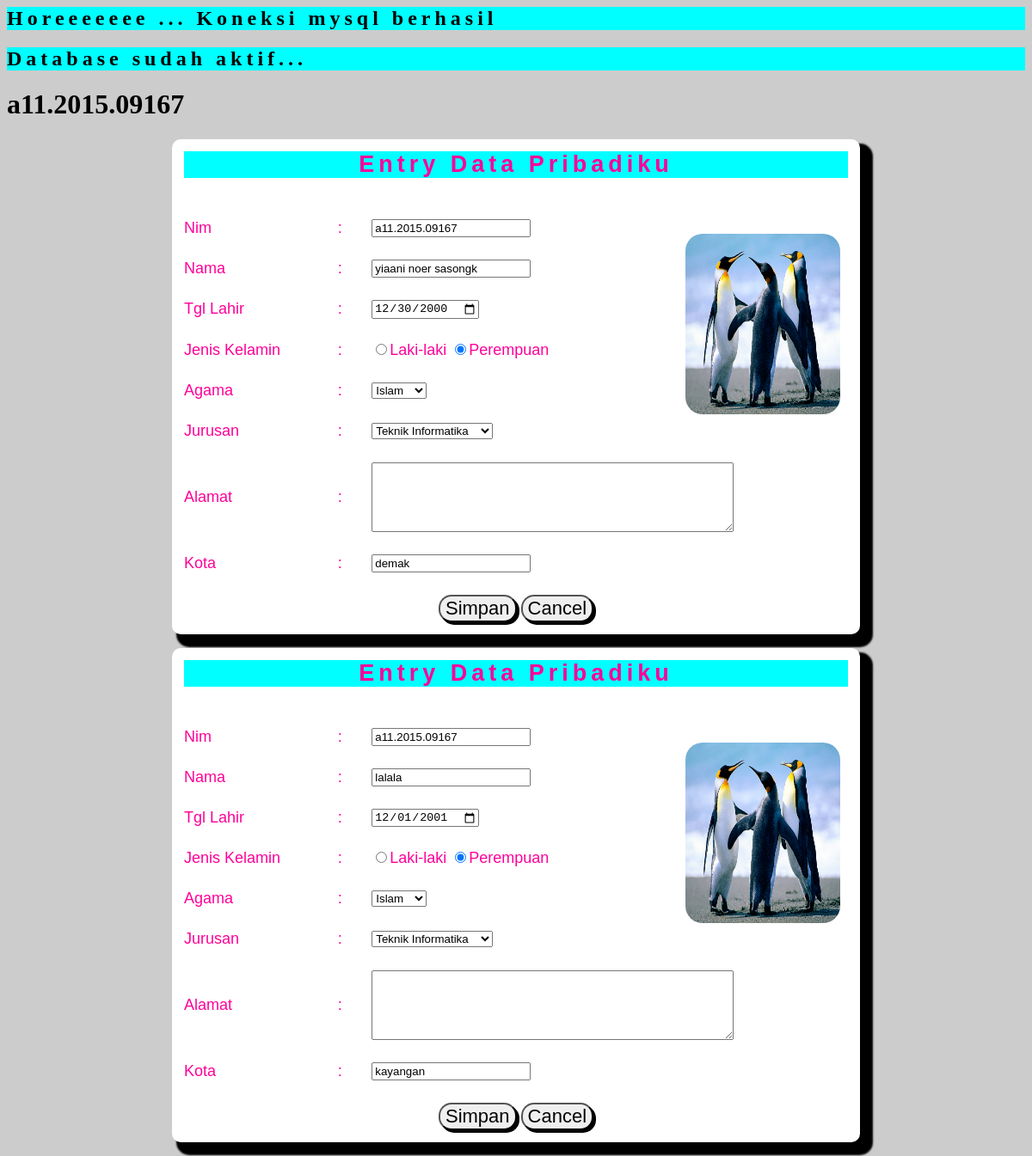
The app's page /tugas/pbw_datadiri2/koreksi.php?knim=a11.2015.09167 with its own data.
### tables this page shows
CREATE TABLE IF NOT EXISTS `dataku` (
  `nim` char(14) DEFAULT NULL,
  `nama` varchar(40) DEFAULT NULL,
  `tgl_lhr` date DEFAULT NULL,
  `jns_kel` char(1) DEFAULT NULL,
  `agama` char(10) DEFAULT NULL,
  `jurus` char(20) DEFAULT NULL,
  `alamat` varchar(40) DEFAULT NULL,
  `kota` char(15) DEFAULT NULL
);

### tugas/pbw_datadiri2/koreksi.php (the view, shortened to what this page needs)
<?php
include('koneksi.php');
$cnim=$_GET['knim'];
echo "<h1>$cnim</h1>";
$cari= "select * from dataku where nim='$cnim'";
$hasil = mysql_query($cari,$konek);
while ($kor=mysql_fetch_array($hasil)){
?>
<!DOCTYPE html PUBLIC "-//W3C//DTD XHTML 1.0 Transitional//EN" "http://www.w3.org/TR/xhtml1/DTD/xhtml1-transitional.dtd">
<html xmlns="http://www.w3.org/1999/xhtml">
<head>
<link rel="stylesheet" type="text/css"  href="styleform.css">
</head>
<body bgcolor="#CCCCCC">
<div class="gambar">
    <img src="Penguins.jpg" width="180" height="210" id="gmbr"/>
</div>
<form action="updet.php" method="get" name="form1">
<table  width="800" align="center">
<tr>
	<td colspan="3" align="center"><h2>Entry Data Pribadiku</h2></td>
</tr>
<tr>
	<td>Nim</td><td>:</td>
    <td>
    	<input type="text" name="xnim" size="20" maxlength="20" value="<?php echo $kor[0]?>"/>
    </td>
</tr>
<tr>
	<td>Nama</td><td>:</td>
    <td>
    	<input type="text" name="xnama" size="20" maxlength="20" value="<?php echo $kor[1]?>"/>
    </td>
</tr>
<tr>
	<td>Tgl Lahir</td><td>:</td>
    <td>
    	<input type="date" name="tgllhr" value="<?php echo $kor[2]?>"/>
    </td>
</tr>
<tr>
	<td>Jenis Kelamin</td><td>:</td>
    <td>
    	<input type="radio" name="jk" value="L" <?php if($kor[3]=="L"){echo "checked";}?>/>Laki-laki
 		<input type="radio" name="jk" value="P" <?php if($kor[3]=="P"){echo "checked";}?>/>Perempuan
    </td>
</tr>
<tr>
	<td>Agama</td><td>:</td>
    <td>
    	<select name="agama">
			<option value="Islam" <?php if ($kor[4]=="Islam"){echo "selected";}?>>Islam</option>
            </select>
    </td>
</tr>
<tr>
	<td>Jurusan</td><td>:</td>
    <td>
    	 <select name="jurus">
            <option value="ti" <?php if ($kor[5]=="ti"){echo "selected";}?>>Teknik Informatika</option>
        </select>
    </td>
</tr>
<tr>
	<td>Alamat</td><td>:</td>
    <td>
    	<textarea rows="5" cols="50" name="alamat" value="<?php echo $kor[6]?>" ></textarea>
    </td>
</tr>
<tr>
	<td>Kota</td><td>:</td>
    <td>
    	<input type="text" name="xkota" size="20" maxlength="20" value="<?php echo $kor[7]?>"/>
    </td>
</tr>
<tr>
    <td colspan="3" align="center">
    	<input type="submit" value="Simpan" class="tombol"/>
        <input type="submit" value="Cancel" class="tombol"/>
    </td>
</tr>
</table>
</form>
</body>
</html>
<?php
}
?>

### tugas/pbw_datadiri2/koneksi.php
<?php
$xhost="localhost";
$xuser="root";
$xdb="a111509163";
$xpass="";
$konek=mysql_connect($xhost,$xuser,$xpass);
if($konek)
{
	echo "<h2>Horeeeeeee ... Koneksi mysql berhasil</h2>";
}
$dbkon=mysql_select_db($xdb,$konek);
if($dbkon)
{
	echo "<h2>Database sudah aktif...</h2>";
}
?>

### tugas/pbw_datadiri2/styleform.css (style rules this page uses)
table { background-color:#FFFFFF; font-family:Geneva, Arial, Helvetica, sans-serif; font-size:18px; color:#FF0099; border-radius:10px; box-shadow:10px 10px 2px 5px black; }
td { padding:12px; }
h2 { letter-spacing:5px; background-color:#00FFFF; }
.gambar { margin-top:110px; margin-left:789px; position:absolute; }
.tombol { font-size:22px; border-radius:15px; box-shadow:3px 3px 0 0 black; }
#gmbr { border-radius:20px; }

### records on screen
dataku: xnim "a11.2015.09167", xnama "yiaani noer sasongk", tgllhr "12/30/2000", jns_kel "☑", agama "Islam", jurus "Teknik Informatika", xkota "demak"
dataku: xnim "a11.2015.09167", xnama "lalala", tgllhr "12/01/2001", jns_kel "☑", agama "Islam", jurus "Teknik Informatika", xkota "kayangan"

### other values on screen
$cnim "a11.2015.09167"
